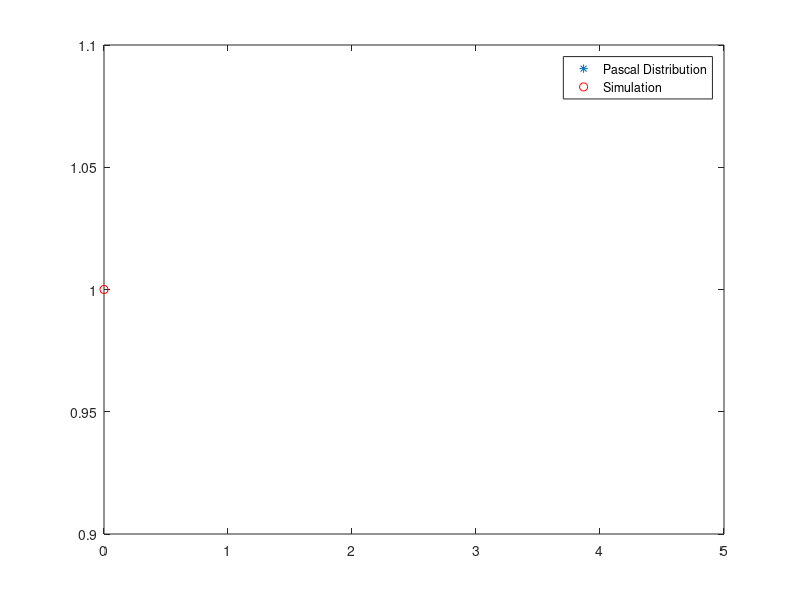

The MATLAB script that drew this image:
% Lab4. 1)
rand % Uniformly distributed random numbers
randn % Normally distributed random numbers

% 2)
%Simulate Bern(p) r. var.
p = input('p (in(0,1)) = ');
N = input('simulations (big nr) = ');

for i = 1:N
    U = rand;
    X(i) = (U < p);
end

%Compare it to the Bern(p) graphically distribution
UX = unique(X); % the unique values
nX = hist(X, length(UX)); % number of each distinct value
reffr = nX / N;

%Graph
k = 0:20;
pk = binopdf(k, 1, p);

clf

plot(k, pk, '*', UX, reffr, 'ro')
legend('Bernoulli distribution', 'Simulation')

%Simulate Bino(n, p) r. var.
n = input('trials (max 10) = ');
p = input('p (in(0,1)) = ');
N = input('simulations (big nr) = ');

for i = 1:N
    U = rand(1, n);
    X(i) = sum(U < p);
end

%Compare it to the Bern(p) graphically distribution
UX = unique(X); % the unique values
nX = hist(X, length(UX)); % number of each distinct value
reffr = nX / N;

%Graph
k = 0:n;
pk = binopdf(k, n, p);

clf

plot(k, pk, '*', UX, reffr, 'ro')
legend('Bernoulli distribution', 'Simulation')

%Simulate Geo(p) r. var.
p = input('p (in(0,1)) = ');
N = input('simulations (big nr) = ');

for i = 1:N
    X(i) = 0;
    while rand >= p
        X(i) = X(i) + 1; %until we get the first correct ans, count the failures
    end
end

%Compare it to the Geo(p) graphically distribution
UX = unique(X);
nX = hist(X, length(UX)); % count the number of each unique value
reffr = nX / N;

%Graph
k = 0:20;
geopdfis = geopdf(k, p);

clf

plot(k, geopdfis, '*', UX, reffr, 'ro')
legend('Geometric Distribution', 'Simulation')

%Simulate N B(, p) r. var.
n = input('trials (max 10) = ');
p = input('p (in(0,1)) = ');
N = input('simulations (big nr) = ');

for i = 1:N
    X(i) = 0;
    for j = 1:n
        while rand >= p
            X(i) = X(i) + 1; %until we get the first correct ans, count the failures
        end
    end
end

%Compare it to the Pascal(n, p) graphically distribution
UX = unique(X);
nX = hist(X, length(UX)); % count the number of each unique value
reffr = nX / N;

%Graph
k = 0:n;
pascal = nbinpdf(k, n, p);

clf

plot(k, pascal, '*', UX, reffr, 'ro')
legend('Pascal Distribution', 'Simulation')